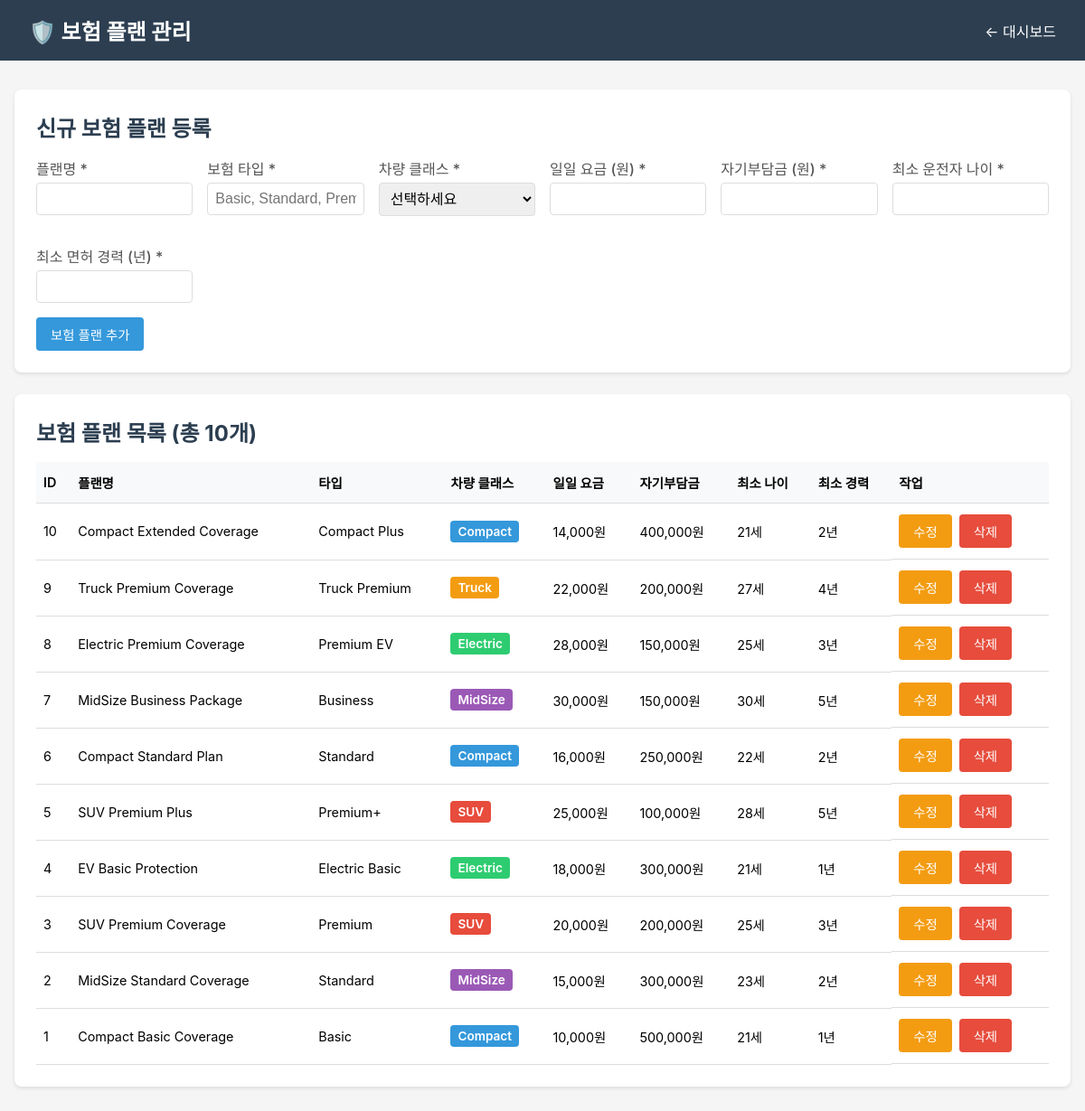
Screenshot of /PHPWeb/admin_insurance.php with the database file from the repository.
### tables this page shows
CREATE TABLE Insurance_Plan (
    id INT PRIMARY KEY AUTO_INCREMENT,
    type VARCHAR(255),
    daily_fee INT NOT NULL,
    deductible_amount INT NOT NULL DEFAULT 0,
    vehicle_class ENUM('Compact', 'MidSize', 'SUV', 'Truck', 'Electric'),
    min_driver_age INT,
    min_license_years INT,
    name TEXT
);

### PHPWeb/admin_insurance.php (the view, shortened to what this page needs)
<?php
require_once 'insurance.php';
$stmt = $conn->prepare("SELECT * FROM Insurance_Plan ORDER BY id DESC");
$stmt->execute();
$result = $stmt->get_result();
$plans = $result->fetch_all(MYSQLI_ASSOC);
?>
<!DOCTYPE html>
<html lang="ko">
<head>
</head>
<body>
    <div class="header">
        <h1>🛡️ 보험 플랜 관리</h1>
        <a href="admin_index.php">← 대시보드</a>
    </div>
    <div class="container">
        <div class="card">
            <h2>신규 보험 플랜 등록</h2>
            <form method="POST">
                <div class="grid">
                    <div class="form-group">
                        <label>플랜명 *</label>
                        <input type="text" name="name" required>
                    </div>
                    <div class="form-group">
                        <label>보험 타입 *</label>
                        <input type="text" name="type" required placeholder="Basic, Standard, Premium 등">
                    </div>
                    <div class="form-group">
                        <label>차량 클래스 *</label>
                        <select name="vehicle_class" required>
                            <option value="">선택하세요</option>
                        </select>
                    </div>
                    <div class="form-group">
                        <label>일일 요금 (원) *</label>
                        <input type="number" name="daily_fee" required min="0">
                    </div>
                    <div class="form-group">
                        <label>자기부담금 (원) *</label>
                        <input type="number" name="deductible_amount" required min="0">
                    </div>
                    <div class="form-group">
                        <label>최소 운전자 나이 *</label>
                        <input type="number" name="min_driver_age" required min="17">
                    </div>
                    <div class="form-group">
                        <label>최소 면허 경력 (년) *</label>
                        <input type="number" name="min_license_years" required min="0">
                    </div>
                </div>
                <button type="submit" class="btn btn-primary">보험 플랜 추가</button>
            </form>
        </div>
        <div class="card">
            <h2>보험 플랜 목록 (총 <?= count($plans) ?>개)</h2>
            <table>
                <thead>
                    <tr>
                        <th>ID</th>
                        <th>플랜명</th>
                        <th>타입</th>
                        <th>차량 클래스</th>
                        <th>일일 요금</th>
                        <th>자기부담금</th>
                        <th>최소 나이</th>
                        <th>최소 경력</th>
                        <th>작업</th>
                    </tr>
                </thead>
                <tbody>
                    <?php foreach ($plans as $plan):
                        $badge_class = 'badge-' . strtolower($plan['vehicle_class']);
                        ?>
                        <tr>
                            <td><?= $plan['id'] ?></td>
                            <td><?= htmlspecialchars($plan['name']) ?></td>
                            <td><?= htmlspecialchars($plan['type']) ?></td>
                            <td><span class="badge <?= $badge_class ?>"><?= $plan['vehicle_class'] ?></span></td>
                            <td><?= number_format($plan['daily_fee']) ?>원</td>
                            <td><?= number_format($plan['deductible_amount']) ?>원</td>
                            <td><?= $plan['min_driver_age'] ?>세</td>
                            <td><?= $plan['min_license_years'] ?>년</td>
                            <td class="actions">
                                <button
                                    onclick="openEditModal(<?= $plan['id'] ?>, '<?= htmlspecialchars($plan['type'], ENT_QUOTES) ?>', <?= $plan['daily_fee'] ?>, <?= $plan['deductible_amount'] ?>, '<?= $plan['vehicle_class'] ?>', <?= $plan['min_driver_age'] ?>, <?= $plan['min_license_years'] ?>, '<?= htmlspecialchars($plan['name'], ENT_QUOTES) ?>')"
                                    class="btn btn-warning">수정</button>
                                <form method="POST" style="display:inline;" onsubmit="return confirm('정말 삭제하시겠습니까?');">
                                    <button type="submit" class="btn btn-danger">삭제</button>
                                </form>
                            </td>
                        </tr>
                    <?php endforeach; ?>
                </tbody>
            </table>
        </div>
    </div>
</body>
</html>

### PHPWeb/admin_insurance.php (style rules this page uses)
* { margin: 0; padding: 0; box-sizing: border-box; }
body { font-family: -apple-system, BlinkMacSystemFont, 'Segoe UI', sans-serif; background: #f5f5f5; }
.header { background: #2c3e50; color: white; padding: 1rem 2rem; display: flex; justify-content: space-between; align-items: center; }
.header h1 { font-size: 1.5rem; }
.header a { color: white; text-decoration: none; }
.container { max-width: 1400px; margin: 2rem auto; padding: 0 1rem; }
.card { background: white; padding: 1.5rem; border-radius: 8px; box-shadow: 0 2px 4px rgba(0, 0, 0, 0.1); margin-bottom: 1.5rem; }
.card h2 { margin-bottom: 1rem; color: #2c3e50; }
.form-group { margin-bottom: 1rem; }
.form-group label { display: block; margin-bottom: 0.25rem; color: #555; font-weight: 500; }
.form-group input, .form-group select { width: 100%; padding: 0.5rem; border: 1px solid #ddd; border-radius: 4px; font-size: 1rem; }
.btn { padding: 0.5rem 1rem; border: none; border-radius: 4px; cursor: pointer; font-size: 0.9rem; }
.btn-primary { background: #3498db; color: white; }
.btn-danger { background: #e74c3c; color: white; }
table { width: 100%; border-collapse: collapse; font-size: 0.9rem; }
table th, table td { padding: 0.75rem 0.5rem; text-align: left; border-bottom: 1px solid #ddd; }
table th { background: #f8f9fa; font-weight: 600; }
.grid { display: grid; grid-template-columns: repeat(auto-fit, minmax(150px, 1fr)); gap: 1rem; }
.badge { display: inline-block; padding: 0.25rem 0.5rem; border-radius: 4px; font-size: 0.85rem; font-weight: 600; }
.badge-compact { background: #3498db; color: white; }
.badge-midsize { background: #9b59b6; color: white; }
.badge-suv { background: #e74c3c; color: white; }
.badge-truck { background: #f39c12; color: white; }
.badge-electric { background: #2ecc71; color: white; }
.btn-warning { background: #f39c12; color: white; }
.actions { display: flex; gap: 0.5rem; }

### rows the page displays
insurance_plan: id "10", name "Compact Extended Coverage", type "Compact Plus", vehicle_class "Compact", daily_fee "14,000", deductible_amount "400,000", min_driver_age "21", min_license_years "2"
insurance_plan: id "9", name "Truck Premium Coverage", type "Truck Premium", vehicle_class "Truck", daily_fee "22,000", deductible_amount "200,000", min_driver_age "27", min_license_years "4"
insurance_plan: id "8", name "Electric Premium Coverage", type "Premium EV", vehicle_class "Electric", daily_fee "28,000", deductible_amount "150,000", min_driver_age "25", min_license_years "3"
insurance_plan: id "7", name "MidSize Business Package", type "Business", vehicle_class "MidSize", daily_fee "30,000", deductible_amount "150,000", min_driver_age "30", min_license_years "5"
insurance_plan: id "6", name "Compact Standard Plan", type "Standard", vehicle_class "Compact", daily_fee "16,000", deductible_amount "250,000", min_driver_age "22", min_license_years "2"
insurance_plan: id "5", name "SUV Premium Plus", type "Premium+", vehicle_class "SUV", daily_fee "25,000", deductible_amount "100,000", min_driver_age "28", min_license_years "5"
insurance_plan: id "4", name "EV Basic Protection", type "Electric Basic", vehicle_class "Electric", daily_fee "18,000", deductible_amount "300,000", min_driver_age "21", min_license_years "1"
insurance_plan: id "3", name "SUV Premium Coverage", type "Premium", vehicle_class "SUV", daily_fee "20,000", deductible_amount "200,000", min_driver_age "25", min_license_years "3"
insurance_plan: id "2", name "MidSize Standard Coverage", type "Standard", vehicle_class "MidSize", daily_fee "15,000", deductible_amount "300,000", min_driver_age "23", min_license_years "2"
insurance_plan: id "1", name "Compact Basic Coverage", type "Basic", vehicle_class "Compact", daily_fee "10,000", deductible_amount "500,000", min_driver_age "21", min_license_years "1"

### other values shown
count($plans) "10"
